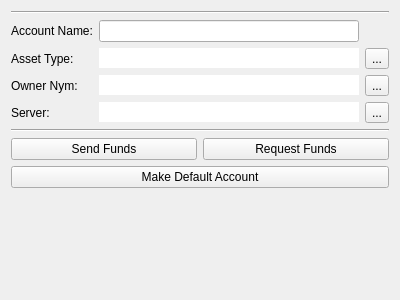
<?xml version="1.0" encoding="UTF-8"?>
<ui version="4.0">
 <class>MTAccountDetails</class>
 <widget class="MTEditDetails" name="MTAccountDetails">
  <property name="geometry">
   <rect>
    <x>0</x>
    <y>0</y>
    <width>400</width>
    <height>300</height>
   </rect>
  </property>
  <property name="windowTitle">
   <string>Form</string>
  </property>
  <layout class="QVBoxLayout" name="verticalLayout">
   <item>
    <widget class="Line" name="line_2">
     <property name="orientation">
      <enum>Qt::Horizontal</enum>
     </property>
    </widget>
   </item>
   <item>
    <layout class="QGridLayout" name="gridLayout">
     <item row="0" column="0">
      <widget class="QLabel" name="labelName">
       <property name="text">
        <string>Account Name:</string>
       </property>
      </widget>
     </item>
     <item row="0" column="1">
      <widget class="QLineEdit" name="lineEditName">
       <property name="readOnly">
        <bool>false</bool>
       </property>
      </widget>
     </item>
     <item row="1" column="0">
      <widget class="QLabel" name="label">
       <property name="text">
        <string>Asset Type:</string>
       </property>
      </widget>
     </item>
     <item row="1" column="1">
      <widget class="QLineEdit" name="lineEditAsset">
       <property name="frame">
        <bool>false</bool>
       </property>
       <property name="readOnly">
        <bool>true</bool>
       </property>
      </widget>
     </item>
     <item row="1" column="2">
      <widget class="QToolButton" name="toolButtonAsset">
       <property name="text">
        <string>...</string>
       </property>
       <property name="icon">
        <iconset resource="../resource.qrc">
         <normaloff>:/icons/icons/assets.png</normaloff>:/icons/icons/assets.png</iconset>
       </property>
      </widget>
     </item>
     <item row="2" column="0">
      <widget class="QLabel" name="labelNym">
       <property name="text">
        <string>Owner Nym:</string>
       </property>
      </widget>
     </item>
     <item row="2" column="1">
      <widget class="QLineEdit" name="lineEditNym">
       <property name="frame">
        <bool>false</bool>
       </property>
       <property name="readOnly">
        <bool>true</bool>
       </property>
      </widget>
     </item>
     <item row="2" column="2">
      <widget class="QToolButton" name="toolButtonNym">
       <property name="text">
        <string>...</string>
       </property>
       <property name="icon">
        <iconset resource="../resource.qrc">
         <normaloff>:/icons/icons/user.png</normaloff>:/icons/icons/user.png</iconset>
       </property>
      </widget>
     </item>
     <item row="3" column="0">
      <widget class="QLabel" name="labelServer">
       <property name="text">
        <string>Server:</string>
       </property>
      </widget>
     </item>
     <item row="3" column="1">
      <widget class="QLineEdit" name="lineEditServer">
       <property name="frame">
        <bool>false</bool>
       </property>
       <property name="readOnly">
        <bool>true</bool>
       </property>
      </widget>
     </item>
     <item row="3" column="2">
      <widget class="QToolButton" name="toolButtonServer">
       <property name="text">
        <string>...</string>
       </property>
       <property name="icon">
        <iconset resource="../resource.qrc">
         <normaloff>:/icons/server</normaloff>:/icons/server</iconset>
       </property>
      </widget>
     </item>
    </layout>
   </item>
   <item>
    <widget class="Line" name="line">
     <property name="orientation">
      <enum>Qt::Horizontal</enum>
     </property>
    </widget>
   </item>
   <item>
    <layout class="QGridLayout" name="gridLayout_2">
     <item row="0" column="0">
      <widget class="QPushButton" name="pushButtonSend">
       <property name="text">
        <string>Send Funds</string>
       </property>
      </widget>
     </item>
     <item row="0" column="1">
      <widget class="QPushButton" name="pushButtonRequest">
       <property name="text">
        <string>Request Funds</string>
       </property>
      </widget>
     </item>
     <item row="1" column="0" colspan="2">
      <widget class="QPushButton" name="pushButtonMakeDefault">
       <property name="text">
        <string>Make Default Account</string>
       </property>
      </widget>
     </item>
    </layout>
   </item>
   <item>
    <spacer name="verticalSpacer">
     <property name="orientation">
      <enum>Qt::Vertical</enum>
     </property>
     <property name="sizeHint" stdset="0">
      <size>
       <width>20</width>
       <height>209</height>
      </size>
     </property>
    </spacer>
   </item>
  </layout>
 </widget>
 <customwidgets>
  <customwidget>
   <class>MTEditDetails</class>
   <extends>QWidget</extends>
   <header>editdetails.h</header>
   <container>1</container>
  </customwidget>
 </customwidgets>
 <resources>
  <include location="../resource.qrc"/>
 </resources>
 <connections/>
</ui>
